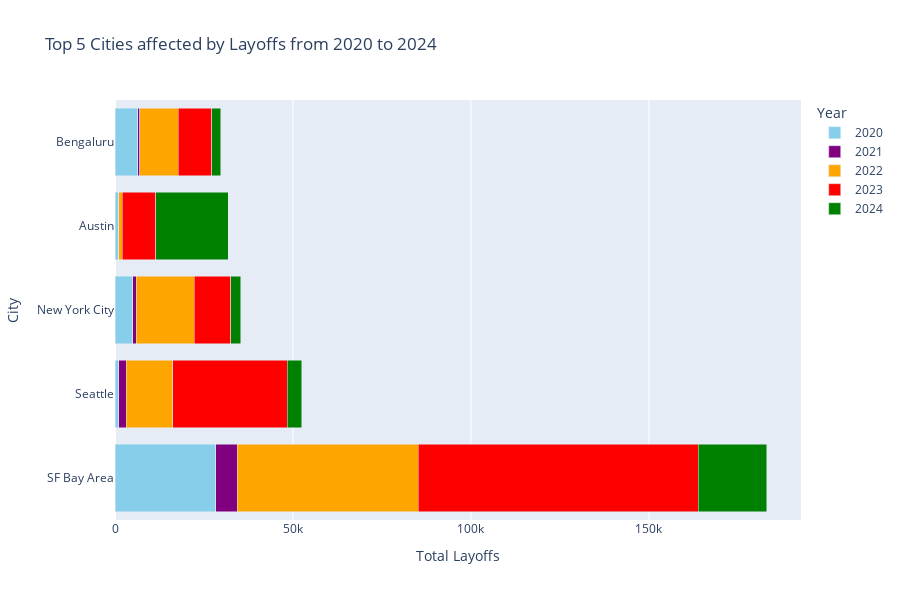

Notebook code for this chart:
### Markdown cell above
Key insights:

* *The United States has experienced the highest number of layoffs throughout the entire period, with a significant peak in 2023.*
* *India saw a substantial rise in layoffs between 2021 and 2023, but it decreased again in 2024.*
* *2023 was the year with the most layoffs across all countries, followed by a general decline in 2024.*
* *Germany and the Netherlands consistently had lower numbers of layoffs compared to other countries.*
* *The United Kingdom experienced fluctuations in layoffs, with a peak in 2021 followed by decreases in subsequent years.*
* ***Economic Factors:*** *The high number of layoffs, particularly in the US, might be attributed to economic downturns or shifts in global markets.*
* ***Pandemic Impact:*** *The surge in layoffs in 2023 could be a delayed effect of the COVID-19 pandemic, causing companies to restructure and downsize.*

### Code cell
# Group by 'location' and 'year', and sum up the total layoffs
city_year_counts = df_layoffs.groupby(['location', 'year'])['total_laid_off'].sum().unstack().fillna(0)

# Get the top 5 cities with the most layoffs
top_cities = city_year_counts.sum(axis=1).sort_values(ascending=False).head().index

# Select only the top 5 cities
city_year_counts = city_year_counts.loc[top_cities]

# Reset index to make 'location' and 'year' columns again
city_year_counts = city_year_counts.reset_index()

# Melt the DataFrame to long format
city_year_counts_melted = city_year_counts.melt(id_vars='location', var_name='year', value_name='total_laid_off')

# Create the bar chart using Plotly Express
fig = px.bar(city_year_counts_melted, 
             x='total_laid_off', 
             y='location', 
             color='year', 
             orientation='h', 
             barmode='stack',
             title='Top 5 Cities affected by Layoffs from 2020 to 2024',
             labels={'total_laid_off': 'Total Layoffs', 'location': 'City', 'year': 'Year'},
             height=600,
             color_discrete_sequence=['skyblue', 'purple', 'orange', 'red', 'green'])

fig.show()

### Figure 1 — Plotly figure (JSON) as saved in the notebook; plotly's stock layout.template omitted (floating-point values rounded to 4 significant figures)
{"data": [{"alignmentgroup": "True", "hovertemplate": "Year=2020<br>Total Layoffs=%{x}<br>City=%{y}<extra></extra>", "legendgroup": "2020", "marker": {"color": "skyblue", "pattern": {"shape": ""}}, "name": "2020", "offsetgroup": "2020", "orientation": "h", "showlegend": true, "textposition": "auto", "type": "bar", "x": [28333, 1031, 4971, 1112, 6417], "xaxis": "x", "y": ["SF Bay Area", "Seattle", "New York City", "Austin", "Bengaluru"], "yaxis": "y"}, {"alignmentgroup": "True", "hovertemplate": "Year=2021<br>Total Layoffs=%{x}<br>City=%{y}<extra></extra>", "legendgroup": "2021", "marker": {"color": "purple", "pattern": {"shape": ""}}, "name": "2021", "offsetgroup": "2021", "orientation": "h", "showlegend": true, "textposition": "auto", "type": "bar", "x": [6024, 2100, 982, 0, 480], "xaxis": "x", "y": ["SF Bay Area", "Seattle", "New York City", "Austin", "Bengaluru"], "yaxis": "y"}, {"alignmentgroup": "True", "hovertemplate": "Year=2022<br>Total Layoffs=%{x}<br>City=%{y}<extra></extra>", "legendgroup": "2022", "marker": {"color": "orange", "pattern": {"shape": ""}}, "name": "2022", "offsetgroup": "2022", "orientation": "h", "showlegend": true, "textposition": "auto", "type": "bar", "x": [50811, 13070, 16285, 960, 10803], "xaxis": "x", "y": ["SF Bay Area", "Seattle", "New York City", "Austin", "Bengaluru"], "yaxis": "y"}, {"alignmentgroup": "True", "hovertemplate": "Year=2023<br>Total Layoffs=%{x}<br>City=%{y}<extra></extra>", "legendgroup": "2023", "marker": {"color": "red", "pattern": {"shape": ""}}, "name": "2023", "offsetgroup": "2023", "orientation": "h", "showlegend": true, "textposition": "auto", "type": "bar", "x": [78640, 32138, 10263, 9415, 9411], "xaxis": "x", "y": ["SF Bay Area", "Seattle", "New York City", "Austin", "Bengaluru"], "yaxis": "y"}, {"alignmentgroup": "True", "hovertemplate": "Year=2024<br>Total Layoffs=%{x}<br>City=%{y}<extra></extra>", "legendgroup": "2024", "marker": {"color": "green", "pattern": {"shape": ""}}, "name": "2024", "offsetgroup": "2024", "orientation": "h", "showlegend": true, "textposition": "auto", "type": "bar", "x": [19286, 4111, 2792, 20362, 2666], "xaxis": "x", "y": ["SF Bay Area", "Seattle", "New York City", "Austin", "Bengaluru"], "yaxis": "y"}], "layout": {"barmode": "stack", "height": 600, "legend": {"title": {"text": "Year"}, "tracegroupgap": 0}, "title": {"text": "Top 5 Cities affected by Layoffs from 2020 to 2024"}, "xaxis": {"anchor": "y", "domain": [0, 1], "title": {"text": "Total Layoffs"}}, "yaxis": {"anchor": "x", "domain": [0, 1], "title": {"text": "City"}}}}
